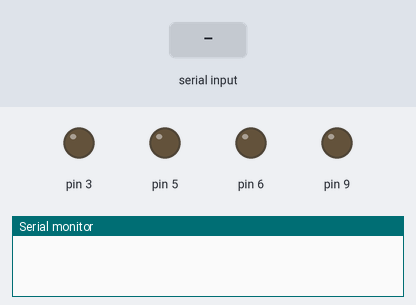
The sketch below on a simulated Arduino Uno, built with avr-gcc and run on an emulated ATmega328P. Parts: output pins drawn as LEDs (lit = HIGH), the last lines printed to the serial monitor. The inputs (shaded band) are chosen by the test bench.

Above: at 1.2 s.
1.3 s: "90,45,200\n" received over Serial
At 2.5 s:
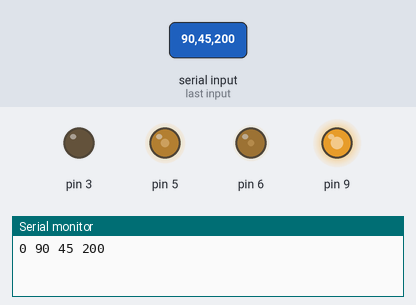
2.8 s: "30,150,10\n" received over Serial
At 3.9 s:
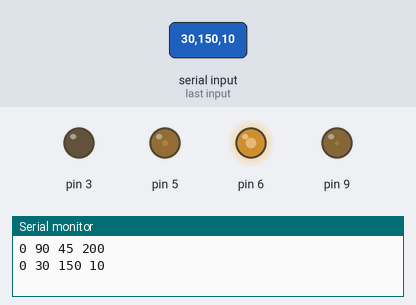
4.3 s: "90,45\n" received over Serial
At 5.6 s:
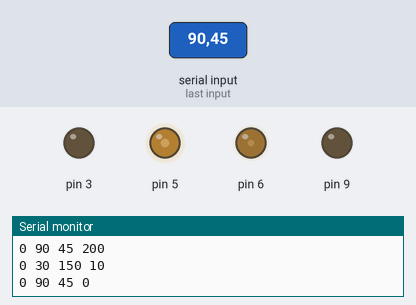
6.8 s: "30,150\n" received over Serial
At 8.8 s:
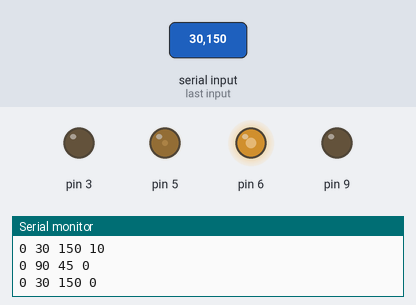
9.3 s: "5\n" received over Serial
At 12.1 s:
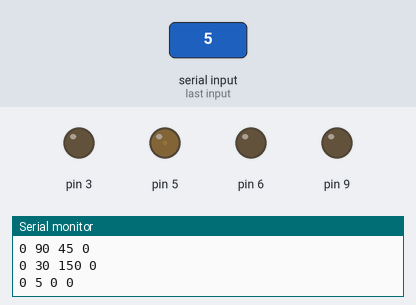
12.3 s: "90\n" received over Serial
At 14.7 s:
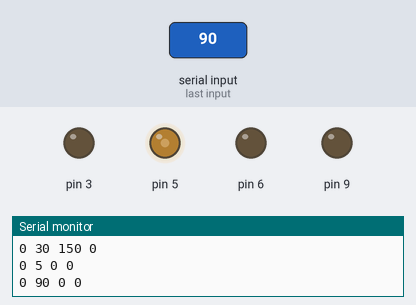
Timing chart, 0 to 19.8 s (numbered marks = the images above; inputs shaded):
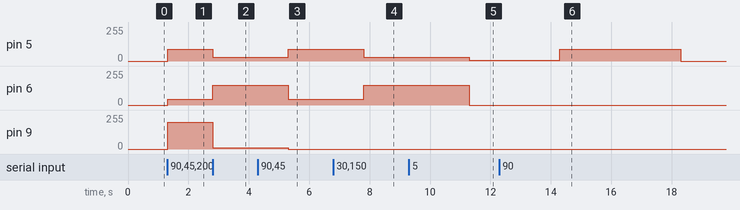

The sketch:

arduivisPD_multipleInputs.ino
```cpp
/*

~~~~~~~~~ arduivis - pd ~~~~~~~~
~~~~~ model#5: multiple inputs ~~~~~

pd: arduivis_PD_model5_multipleInputs.maxpat

This is an example of how to send a multiple streams
of data from pd, to an Arduino.

This code is in the public domain

written by Christopher Konopka
http://cskonopka.github.io/arduivis/
http://christopherkonopka.com/

*/

void setup()
{
  // Create/open serial port
  Serial.begin(9600);

  // Define LED mode
  // PWM LED
  pinMode(3, OUTPUT);
  pinMode(5, OUTPUT);
  pinMode(6, OUTPUT);
  pinMode(9, OUTPUT);
}

void loop()
{
  // Sliders from pd
  word pdSlider1, pdSlider2, pdSlider3, pdSlider4;

  // Parse incoming pd slider values
  // from pd, to Arduino
  pdSlider1 = Serial.parseInt();
  pdSlider2 = Serial.parseInt();
  pdSlider3 = Serial.parseInt();
  pdSlider4 = Serial.parseInt();

  // Write parsed values to LEDs
  // Fading LED
  // from pd, to Arduino
  analogWrite(3, pdSlider1);
  analogWrite(5, pdSlider2);
  analogWrite(6, pdSlider3);
  analogWrite(9, pdSlider4);

  // Print output of slider to serial buffer
  // This is mainly for debugging
  Serial.print(pdSlider1);
  Serial.print(" ");
  Serial.print(pdSlider2);
  Serial.print(" ");
  Serial.print(pdSlider3);
  Serial.print(" ");
  Serial.println(pdSlider4);
}
```

Measured:
- after the input at 1.3 s, pin 5: 0/255 → 90/255 at once; pin 6: 0/255 → 45/255 at once; pin 9: 0/255 → 200/255 at once
- after the input at 2.8 s, pin 5: 90/255 → 30/255 at once; pin 6: 45/255 → 150/255 at once; pin 9: 200/255 → 10/255 at once
- after the input at 4.3 s, pin 5: 30/255 → 90/255 after 1.0 s; pin 6: 150/255 → 45/255 after 1.0 s; pin 9: 10/255 → 0/255 after 1.0 s
- after the input at 6.8 s, pin 5: 90/255 → 30/255 after 1.0 s; pin 6: 45/255 → 150/255 after 1.0 s
- after the input at 9.3 s, pin 5: 30/255 → 5/255 after 2.0 s; pin 6: 150/255 → 0/255 after 2.0 s instead of 2.5 s
- after the input at 12.3 s, pin 5: 5/255 → 90/255 after 2.0 s, → 0/255 4.0 s later
